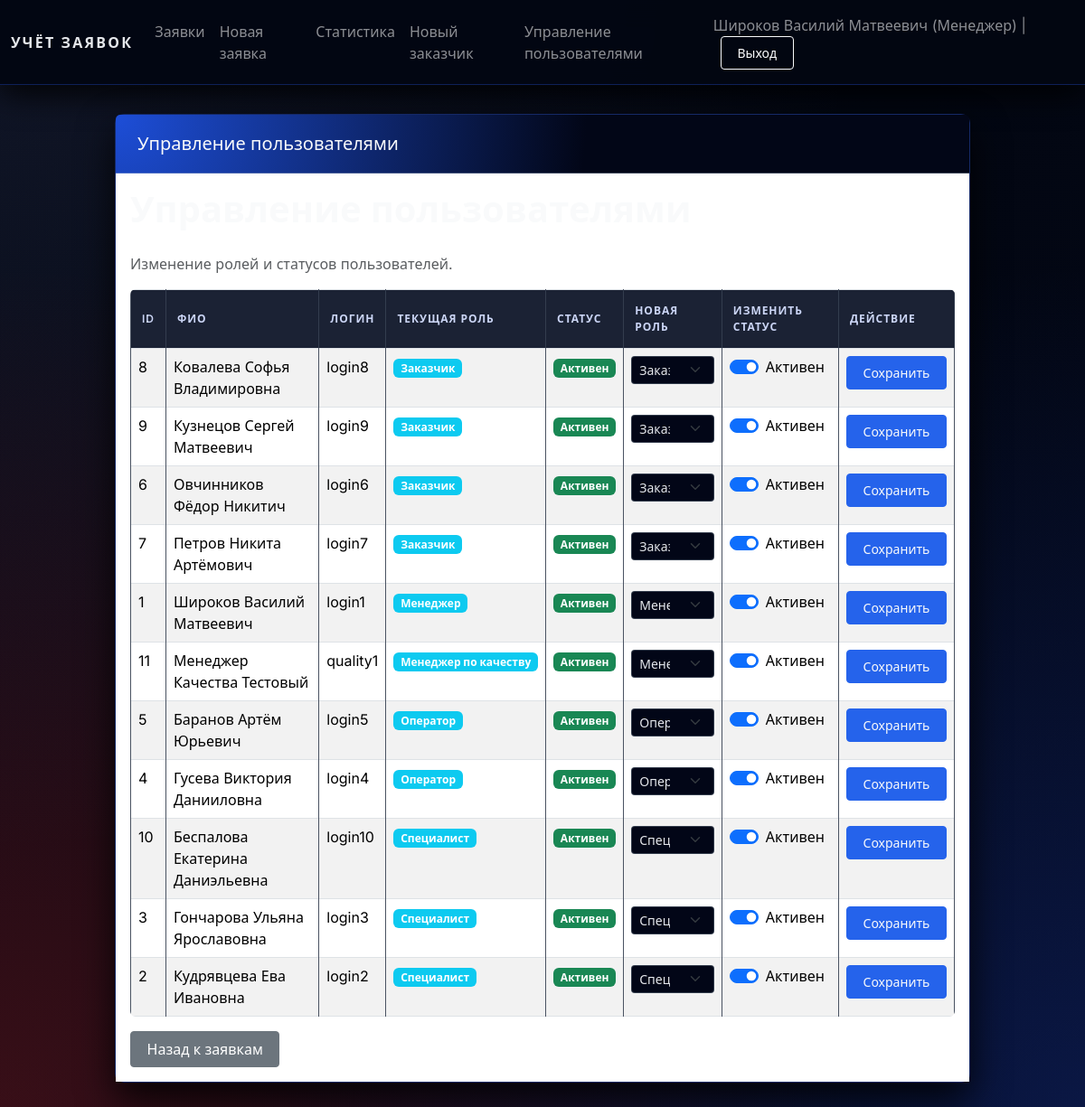
The app's page /users/manage (signed in), older data.
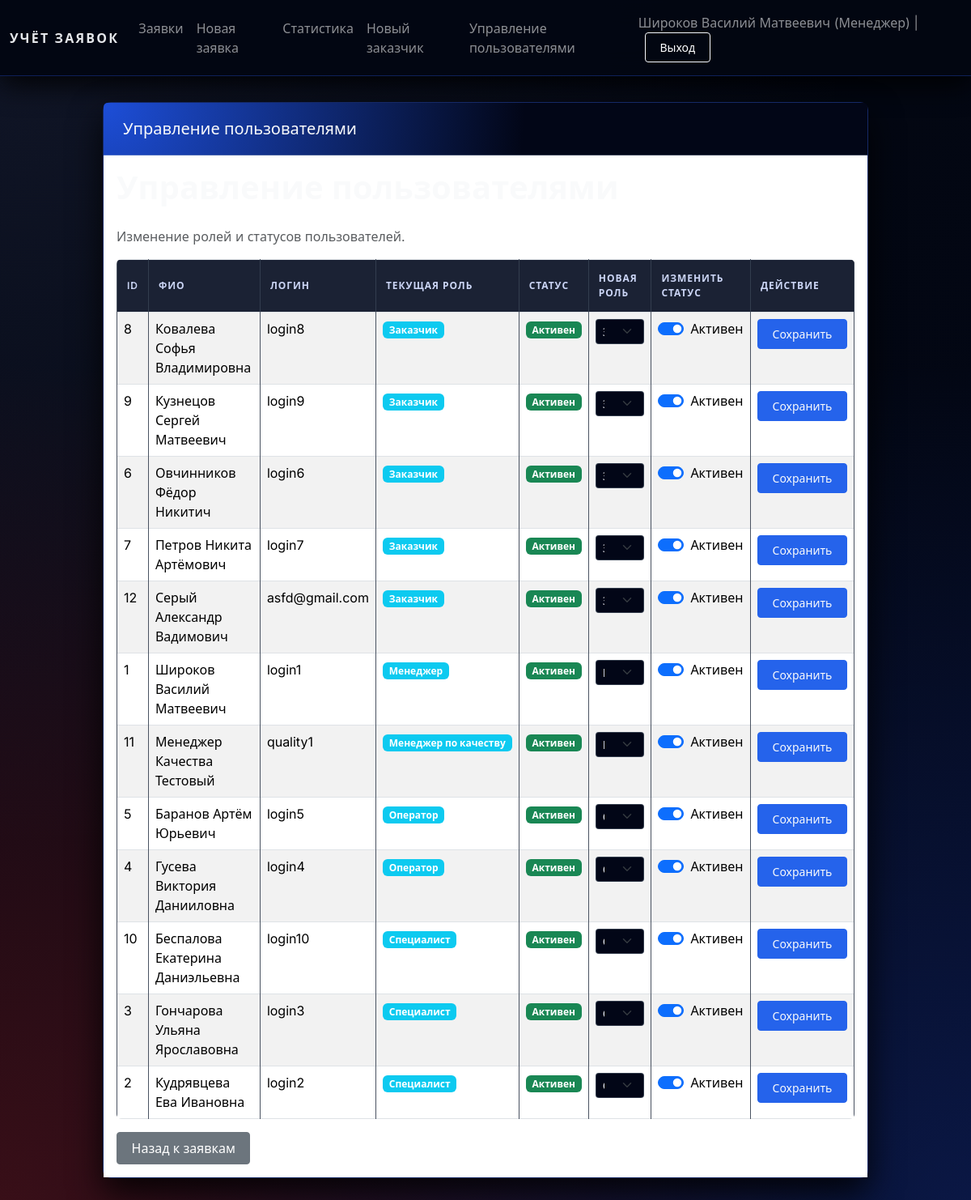
The same page, newer data.
### tables this page shows
CREATE TABLE users (
            user_id INTEGER PRIMARY KEY AUTOINCREMENT,
            fio TEXT NOT NULL,
            phone TEXT NOT NULL,
            login TEXT UNIQUE NOT NULL,
            password TEXT NOT NULL,
            user_type TEXT NOT NULL CHECK (
                user_type IN ('Менеджер', 'Специалист', 'Оператор', 'Заказчик', 'Менеджер по качеству')
            ),
            is_active INTEGER DEFAULT 1,
            registration_date TEXT DEFAULT (DATE('now')),
            email TEXT,
            address TEXT,
            notes TEXT
        );

### web_app.py (the view)
    def wrapper(*args, **kwargs):
        if "user" not in session:
            return redirect(url_for("login"))
        if session.get("user", {}).get("user_type") != "Менеджер":
            flash("Доступ запрещён. Требуются права менеджера.", "danger")
            return redirect(url_for("requests_list"))
        return view_func(*args, **kwargs)

### web_app.py (called while the page is built)
def get_connection():
    if not os.path.exists(DB_NAME):
        raise FileNotFoundError(
            f"Файл базы данных '{DB_NAME}' не найден. "
            f"Сначала запустите 'test.py' для создания БД."
        )
    conn = sqlite3.connect(DB_NAME)
    conn.row_factory = sqlite3.Row
    return conn

def login_required(view_func):
    def wrapper(*args, **kwargs):
        if "user" not in session:
            return redirect(url_for("login"))
        return view_func(*args, **kwargs)
    wrapper.__name__ = view_func.__name__
    return wrapper

def manager_required(view_func):
    def wrapper(*args, **kwargs):
        if "user" not in session:
            return redirect(url_for("login"))
        if session.get("user", {}).get("user_type") != "Менеджер":
            flash("Доступ запрещён. Требуются права менеджера.", "danger")
            return redirect(url_for("requests_list"))
        return view_func(*args, **kwargs)
    wrapper.__name__ = view_func.__name__
    return wrapper

### templates/manage_users.html (shortened to what this page needs)
{% extends "base.html" %}
{% block header %}Управление пользователями{% endblock %}
{% block content %}
<h1>Управление пользователями</h1>
<p class="text-muted">Изменение ролей и статусов пользователей.</p>
<div class="table-responsive">
  <table class="table table-striped table-bordered">
    <thead>
      <tr>
        <th>ID</th>
        <th>ФИО</th>
        <th>Логин</th>
        <th>Текущая роль</th>
        <th>Статус</th>
        <th>Новая роль</th>
        <th>Изменить статус</th>
        <th>Действие</th>
      </tr>
    </thead>
    <tbody>
      {% for u in users %}
      <tr>
        <td>{{ u.user_id }}</td>
        <td>{{ u.fio }}</td>
        <td>{{ u.login }}</td>
        <td>
          <span class="badge bg-info">{{ u.user_type }}</span>
        </td>
        <td>
          {% if u.is_active %}
          <span class="badge bg-success">Активен</span>
          {% else %}
          <span class="badge bg-danger">Неактивен</span>
          {% endif %}
        </td>
        <td>
          <form method="post" action="{{ url_for('manage_users') }}" class="d-inline">
            <div class="input-group input-group-sm">
              <select name="user_type" class="form-select form-select-sm">
                <option value="Заказчик" {% if u.user_type == 'Заказчик' %}selected{% endif %}>Заказчик</option>
                <option value="Специалист" {% if u.user_type == 'Специалист' %}selected{% endif %}>Специалист</option>
                <option value="Оператор" {% if u.user_type == 'Оператор' %}selected{% endif %}>Оператор</option>
              <option value="Менеджер" {% if u.user_type == 'Менеджер' %}selected{% endif %}>Менеджер</option>
              <option value="Менеджер по качеству" {% if u.user_type == 'Менеджер по качеству' %}selected{% endif %}>Менеджер по качеству</option>
              </select>
            </div>
        </td>
        <td>
          <div class="form-check form-switch">
            <input class="form-check-input" type="checkbox" name="is_active" value="1"
                  {% if u.is_active %}checked{% endif %}>
            <label class="form-check-label">Активен</label>
          </div>
        </td>
        <td>
            <button type="submit" class="btn btn-sm btn-primary">Сохранить</button>
        </td>
      </tr>
      {% endfor %}
    </tbody>
  </table>
</div>
<a href="{{ url_for('requests_list') }}" class="btn btn-secondary">Назад к заявкам</a>
{% endblock %}

### templates/base.html (shortened to what this page needs)
<!doctype html>
<html lang="ru">
<head>
    <link rel="stylesheet"
          href="https://cdn.jsdelivr.net/npm/bootstrap@5.3.2/dist/css/bootstrap.min.css">
    <link rel="stylesheet" href="{{ url_for('static', filename='styles.css') }}">
</head>
<body>
<nav class="navbar navbar-expand-lg navbar-dark bg-dark">
  <div class="container-fluid">
    <a class="navbar-brand" href="{{ url_for('index') }}">Учёт заявок</a>
    <div class="collapse navbar-collapse" id="navbarNav">
      <ul class="navbar-nav me-auto mb-2 mb-lg-0">
        {% if current_user %}
        <li class="nav-item">
          <a class="nav-link" href="{{ url_for('requests_list') }}">Заявки</a>
        </li>
        <li class="nav-item">
          <a class="nav-link" href="{{ url_for('new_request') }}">Новая заявка</a>
        </li>
        <li class="nav-item">
          <a class="nav-link" href="{{ url_for('stats') }}">Статистика</a>
        </li>
        {% if current_user['user_type'] == 'Менеджер' %}
        <li class="nav-item">
          <a class="nav-link" href="{{ url_for('new_client') }}">Новый заказчик</a>
        </li>
        <li class="nav-item">
          <a class="nav-link" href="{{ url_for('manage_users') }}">Управление пользователями</a>
        </li>
        {% endif %}
        {% endif %}
      </ul>
      <span class="navbar-text">
        {% if current_user %}
          {{ current_user['fio'] }} ({{ current_user['user_type'] }}) |
          <a href="{{ url_for('logout') }}" class="btn btn-sm btn-outline-light ms-2">Выход</a>
        {% else %}
          <a href="{{ url_for('login') }}" class="btn btn-sm btn-outline-light">Войти</a>
          <a href="{{ url_for('register') }}" class="btn btn-sm btn-outline-light ms-2">Регистрация</a>
        {% endif %}
      </span>
    </div>
  </div>
</nav>
<div class="container app-shell">
  <div class="row justify-content-center">
    <div class="col-12 col-lg-11 col-xl-10">
      <div class="card app-card">
        <div class="card-header app-card-header">
          <h5 class="mb-0">{% block header %}{{ title }}{% endblock %}</h5>
        </div>
        <div class="card-body bg-white">
          {% block content %}{% endblock %}
        </div>
      </div>
    </div>
  </div>
</div>
</body>
</html>

Row changes from the older to the newer data that the page shows:
added users: user_id "12", fio "Серый Александр Вадимович", login "asfd@gmail.com", user_type "Заказчик", shows "Активен", is_active "☑"
